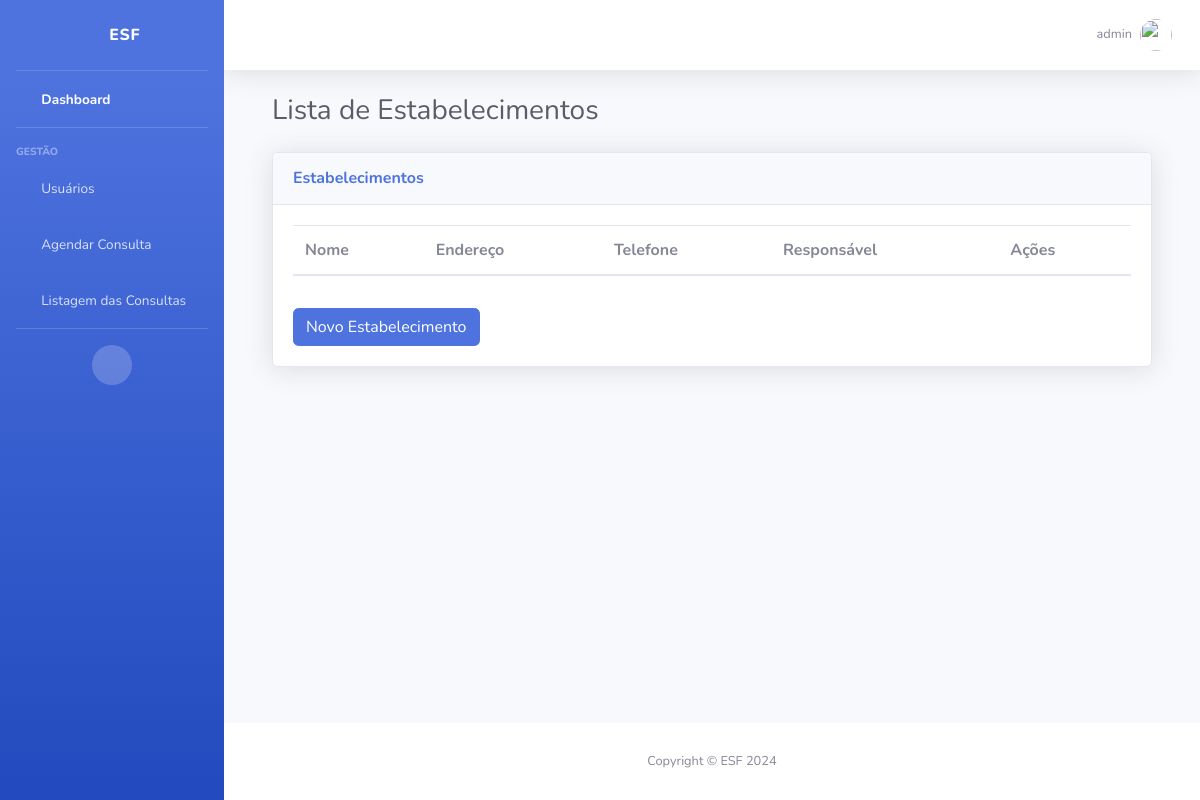
/estabelecimento/ (signed in), run on an earlier commit of the app's database.
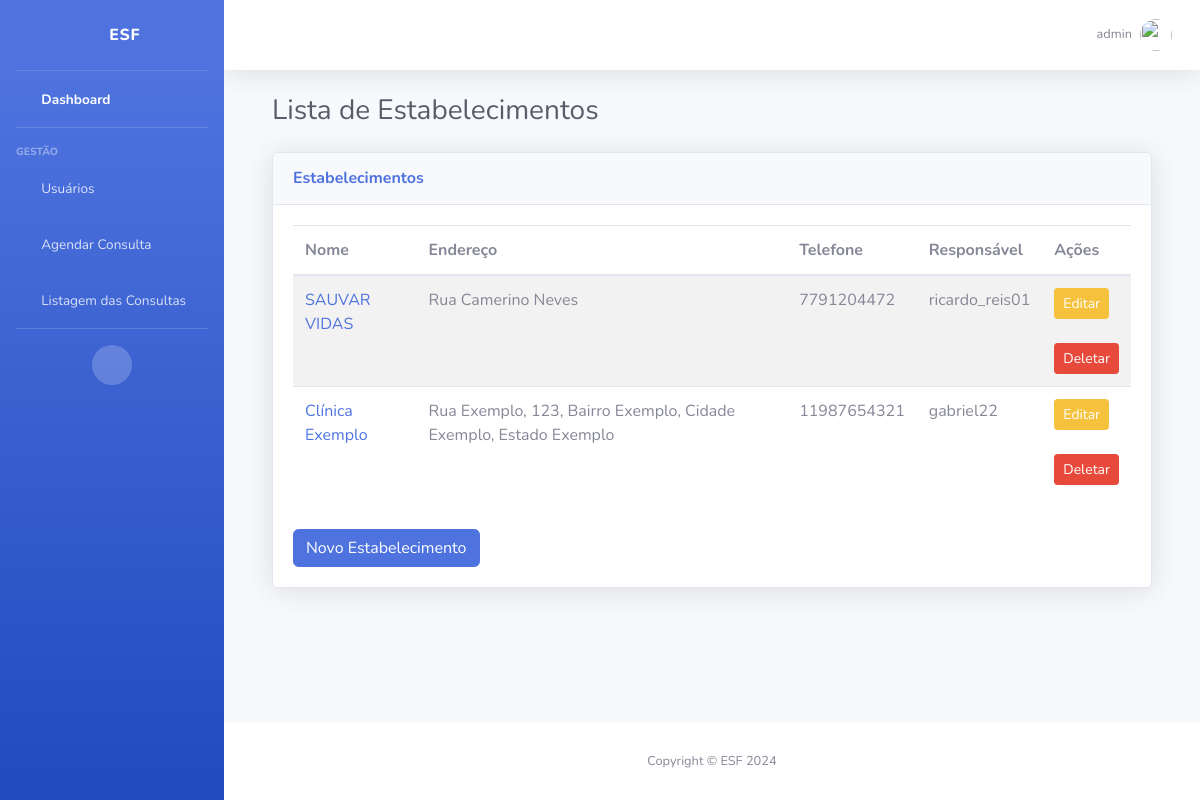
And on a later commit of the database.
### estabelecimento/models.py (models this page shows, shortened)
class Estabelecimento(models.Model):
    nome = models.CharField(max_length=50)
    endereco = models.CharField(max_length=100)
    telefone = models.CharField(max_length=11)
    responsavel = models.OneToOneField("usuarios.Usuario", on_delete=models.DO_NOTHING)

### estabelecimento/views.py (the view)
# urls.py: path('', views.estabelecimento_list, name='estabelecimento_list'),
@login_required
def estabelecimento_list(request):
    estabelecimentos = Estabelecimento.objects.all()
    return render(request, 'estabelecimento/estabelecimento_list.html', {'estabelecimentos': estabelecimentos})

### templates/estabelecimento/estabelecimento_list.html
{% extends "_base.html" %}
{% block content %}
<div class="container-fluid">
    <h1 class="h3 mb-4 text-gray-800">Lista de Estabelecimentos</h1>
    <div class="card shadow mb-4">
        <div class="card-header py-3">
            <h6 class="m-0 font-weight-bold text-primary">Estabelecimentos</h6>
        </div>
        <div class="card-body">
            <table class="table table-striped">
                <thead>
                    <tr>
                        <th>Nome</th>
                        <th>Endereço</th>
                        <th>Telefone</th>
                        <th>Responsável</th>
                        <th>Ações</th>
                    </tr>
                </thead>
                <tbody>
                    {% for estabelecimento in estabelecimentos %}
                        <tr>
                            <td><a href="{% url 'estabelecimento_detail' estabelecimento.pk %}">{{ estabelecimento.nome }}</a></td>
                            <td>{{ estabelecimento.endereco }}</td>
                            <td>{{ estabelecimento.telefone }}</td>
                            <td>{{ estabelecimento.responsavel.username }}</td>
                            <td>
                                <a href="{% url 'estabelecimento_update' estabelecimento.pk %}" class="btn btn-sm btn-warning">Editar</a><br><br>
                                <a href="{% url 'estabelecimento_delete' estabelecimento.pk %}" class="btn btn-sm btn-danger">Deletar</a>
                            </td>
                        </tr>
                    {% endfor %}
                </tbody>
            </table>
            <a href="{% url 'estabelecimento_create' %}" class="btn btn-primary mt-3">Novo Estabelecimento</a>
        </div>
    </div>
</div>
{% endblock %}

### templates/_base.html (shortened to what this page needs)
{% load static %}
<!DOCTYPE html>
<html lang="en">
<head>
    <link href="{% static 'vendor/fontawesome-free/css/all.min.css' %}" rel="stylesheet" type="text/css">
    <link href="{% static 'css/sb-admin-2.min.css' %}" rel="stylesheet">
</head>
<body id="page-top">
    <div id="wrapper">
        <ul class="navbar-nav bg-gradient-primary sidebar sidebar-dark accordion" id="accordionSidebar">
            <a class="sidebar-brand d-flex align-items-center justify-content-center" href="{% url "home" %}">
                <div class="sidebar-brand-icon">
                    <i class="fas fa-hospital"></i>
                </div>
                <div class="sidebar-brand-text mx-3">ESF</div>
            </a>
            <hr class="sidebar-divider my-0">
            <li class="nav-item active">
                <a class="nav-link" href="">
                    <i class="fas fa-fw fa-tachometer-alt"></i>
                    <span>Dashboard</span>
                </a>
            </li>
            <hr class="sidebar-divider">
            <div class="sidebar-heading">
                Gestão
            </div>
                    <li class="nav-item">
                        <a class="nav-link" href="{% url "usuario_list" %}">
                            <i class="fas fa-fw fa-user-injured"></i>
                            <span>Usuários</span>
                        </a>
                    </li>
            <li class="nav-item">
                <a class="nav-link" href="{% url "consulta_create" %}">
                    <i class="fas fa-fw fa-calendar-alt"></i>
                    <span>Agendar Consulta</span>
                </a>
            </li>
            <li class="nav-item">
                <a class="nav-link" href="{% url "consulta_list" %}">
                    <i class="fas fa-fw fa-calendar-alt"></i>
                    <span>Listagem das Consultas</span>
                </a>
            </li>
            <hr class="sidebar-divider d-none d-md-block">
            <div class="text-center d-none d-md-inline">
                <button class="rounded-circle border-0" id="sidebarToggle"></button>
            </div>
        </ul>
        <div id="content-wrapper" class="d-flex flex-column">
            <div id="content">
                <nav class="navbar navbar-expand navbar-light bg-white topbar mb-4 static-top shadow">
                    <ul class="navbar-nav ml-auto">
                            {% if user.is_authenticated %}
                                <li class="nav-item dropdown no-arrow">
                                    <a class="nav-link dropdown-toggle" href="#" id="userDropdown" role="button" data-toggle="dropdown" aria-haspopup="true" aria-expanded="false">
                                        <span class="mr-2 d-none d-lg-inline text-gray-600 small">{{ user.username }}</span>
                                        <img class="img-profile rounded-circle" src="{% static 'img/undraw_profile.svg' %}">
                                    </a>
                            {% else %}
                                    <a class="btn btn-primary" href="{% url 'login' %}">
                                        <i class="fas fa-sign-in-alt fa-sm fa-fw mr-2 text-white-400"></i>
                                        Login
                                    </a>
                            {% endif %}
                        </li>
                    </ul>
                </nav>
                <div class="container-fluid">
                    {% block content %}
                    {% endblock %}
                </div>
            </div>
            <footer class="sticky-footer bg-white">
                <div class="container my-auto">
                    <div class="copyright text-center my-auto">
                        <span>Copyright &copy; ESF 2024</span>
                    </div>
                </div>
            </footer>
        </div>
    </div>
</body>
</html>

What changed in the data, as far as the page shows it:
added Estabelecimento: nome "SAUVAR VIDAS", endereco "Rua Camerino Neves", telefone "7791204472", responsavel.username "ricardo_reis01"
added Estabelecimento: nome "Clínica Exemplo", endereco "Rua Exemplo, 123, Bairro Exemplo, Cidade Exemplo, Estado Exemplo", telefone "11987654321", responsavel.username "gabriel22"
